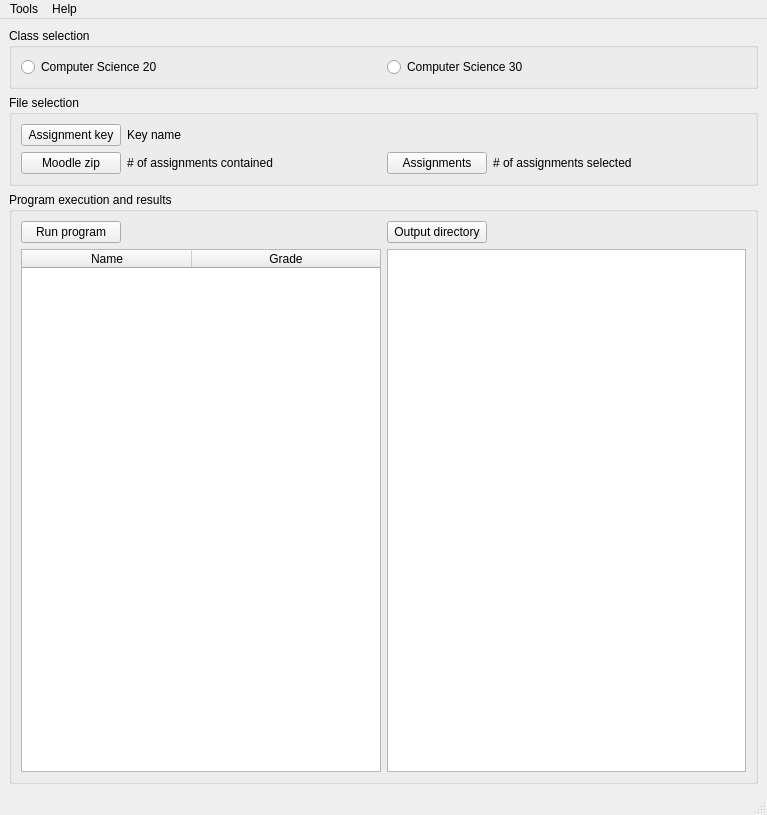
<?xml version="1.0" encoding="UTF-8"?>
<ui version="4.0">
 <class>MainWindow</class>
 <widget class="QMainWindow" name="MainWindow">
  <property name="geometry">
   <rect>
    <x>0</x>
    <y>0</y>
    <width>767</width>
    <height>815</height>
   </rect>
  </property>
  <property name="windowTitle">
   <string>PyAutoMark</string>
  </property>
  <property name="windowIcon">
   <iconset>
    <selectedon>../../../Application/icon.ico</selectedon>
   </iconset>
  </property>
  <widget class="QWidget" name="centralwidget">
   <layout class="QVBoxLayout" name="verticalLayout">
    <item>
     <widget class="QGroupBox" name="groupBox1">
      <property name="title">
       <string>Class selection</string>
      </property>
      <layout class="QHBoxLayout" name="horizontalLayout">
       <item>
        <widget class="QRadioButton" name="radioButton1">
         <property name="statusTip">
          <string>PyAutoMark will save previously accessed directories specific to Computer Science 20.</string>
         </property>
         <property name="text">
          <string>Computer Science 20</string>
         </property>
        </widget>
       </item>
       <item>
        <widget class="QRadioButton" name="radioButton2">
         <property name="statusTip">
          <string>PyAutoMark will save previously accessed directories specific to Computer Science 30.</string>
         </property>
         <property name="text">
          <string>Computer Science 30</string>
         </property>
        </widget>
       </item>
      </layout>
     </widget>
    </item>
    <item>
     <widget class="QGroupBox" name="groupBox2">
      <property name="title">
       <string>File selection</string>
      </property>
      <layout class="QGridLayout" name="gridLayout">
       <item row="1" column="1">
        <widget class="QLabel" name="label2">
         <property name="cursor">
          <cursorShape>IBeamCursor</cursorShape>
         </property>
         <property name="text">
          <string># of assignments contained</string>
         </property>
         <property name="textInteractionFlags">
          <set>Qt::LinksAccessibleByMouse|Qt::TextSelectableByMouse</set>
         </property>
        </widget>
       </item>
       <item row="1" column="2">
        <widget class="QPushButton" name="button3">
         <property name="sizePolicy">
          <sizepolicy hsizetype="Preferred" vsizetype="Fixed">
           <horstretch>0</horstretch>
           <verstretch>0</verstretch>
          </sizepolicy>
         </property>
         <property name="maximumSize">
          <size>
           <width>100</width>
           <height>16777215</height>
          </size>
         </property>
         <property name="statusTip">
          <string>Manually select individual zip file submissions for marking.</string>
         </property>
         <property name="text">
          <string>Assignments</string>
         </property>
        </widget>
       </item>
       <item row="0" column="1">
        <widget class="QLabel" name="label1">
         <property name="cursor">
          <cursorShape>IBeamCursor</cursorShape>
         </property>
         <property name="text">
          <string>Key name</string>
         </property>
         <property name="textInteractionFlags">
          <set>Qt::LinksAccessibleByMouse|Qt::TextSelectableByMouse</set>
         </property>
        </widget>
       </item>
       <item row="1" column="3">
        <widget class="QLabel" name="label3">
         <property name="cursor">
          <cursorShape>IBeamCursor</cursorShape>
         </property>
         <property name="text">
          <string># of assignments selected</string>
         </property>
         <property name="textInteractionFlags">
          <set>Qt::LinksAccessibleByMouse|Qt::TextSelectableByMouse</set>
         </property>
        </widget>
       </item>
       <item row="0" column="0">
        <widget class="QPushButton" name="button1">
         <property name="sizePolicy">
          <sizepolicy hsizetype="Preferred" vsizetype="Fixed">
           <horstretch>0</horstretch>
           <verstretch>0</verstretch>
          </sizepolicy>
         </property>
         <property name="maximumSize">
          <size>
           <width>100</width>
           <height>16777215</height>
          </size>
         </property>
         <property name="statusTip">
          <string>Select the desired assignment key .py file.</string>
         </property>
         <property name="text">
          <string>Assignment key</string>
         </property>
        </widget>
       </item>
       <item row="1" column="0">
        <widget class="QPushButton" name="button2">
         <property name="sizePolicy">
          <sizepolicy hsizetype="Preferred" vsizetype="Fixed">
           <horstretch>0</horstretch>
           <verstretch>0</verstretch>
          </sizepolicy>
         </property>
         <property name="maximumSize">
          <size>
           <width>100</width>
           <height>16777215</height>
          </size>
         </property>
         <property name="statusTip">
          <string>Select the Moodle zip file containing all submissions for marking.</string>
         </property>
         <property name="text">
          <string>Moodle zip</string>
         </property>
        </widget>
       </item>
      </layout>
     </widget>
    </item>
    <item>
     <widget class="QGroupBox" name="groupBox3">
      <property name="title">
       <string>Program execution and results</string>
      </property>
      <layout class="QGridLayout" name="gridLayout_2">
       <item row="1" column="1">
        <widget class="QListWidget" name="list1">
         <property name="sizePolicy">
          <sizepolicy hsizetype="Expanding" vsizetype="Expanding">
           <horstretch>0</horstretch>
           <verstretch>0</verstretch>
          </sizepolicy>
         </property>
         <property name="selectionMode">
          <enum>QAbstractItemView::ExtendedSelection</enum>
         </property>
        </widget>
       </item>
       <item row="0" column="0">
        <widget class="QPushButton" name="button4">
         <property name="sizePolicy">
          <sizepolicy hsizetype="Fixed" vsizetype="Fixed">
           <horstretch>0</horstretch>
           <verstretch>0</verstretch>
          </sizepolicy>
         </property>
         <property name="maximumSize">
          <size>
           <width>100</width>
           <height>16777215</height>
          </size>
         </property>
         <property name="statusTip">
          <string>Initiates the auto-marking process.</string>
         </property>
         <property name="text">
          <string>Run program</string>
         </property>
        </widget>
       </item>
       <item row="0" column="1">
        <widget class="QPushButton" name="button6">
         <property name="maximumSize">
          <size>
           <width>100</width>
           <height>16777215</height>
          </size>
         </property>
         <property name="statusTip">
          <string>Opens the directory that contains the feedback text files.</string>
         </property>
         <property name="text">
          <string>Output directory</string>
         </property>
        </widget>
       </item>
       <item row="1" column="0">
        <widget class="QTableWidget" name="table1">
         <property name="sizePolicy">
          <sizepolicy hsizetype="Expanding" vsizetype="Expanding">
           <horstretch>0</horstretch>
           <verstretch>0</verstretch>
          </sizepolicy>
         </property>
         <property name="minimumSize">
          <size>
           <width>0</width>
           <height>0</height>
          </size>
         </property>
         <property name="lineWidth">
          <number>1</number>
         </property>
         <property name="sizeAdjustPolicy">
          <enum>QAbstractScrollArea::AdjustIgnored</enum>
         </property>
         <property name="editTriggers">
          <set>QAbstractItemView::NoEditTriggers</set>
         </property>
         <property name="dragDropOverwriteMode">
          <bool>false</bool>
         </property>
         <property name="selectionMode">
          <enum>QAbstractItemView::NoSelection</enum>
         </property>
         <property name="sortingEnabled">
          <bool>true</bool>
         </property>
         <attribute name="horizontalHeaderVisible">
          <bool>true</bool>
         </attribute>
         <attribute name="horizontalHeaderCascadingSectionResizes">
          <bool>false</bool>
         </attribute>
         <attribute name="horizontalHeaderDefaultSectionSize">
          <number>170</number>
         </attribute>
         <attribute name="horizontalHeaderStretchLastSection">
          <bool>true</bool>
         </attribute>
         <attribute name="verticalHeaderVisible">
          <bool>true</bool>
         </attribute>
         <attribute name="verticalHeaderCascadingSectionResizes">
          <bool>false</bool>
         </attribute>
         <attribute name="verticalHeaderHighlightSections">
          <bool>true</bool>
         </attribute>
         <attribute name="verticalHeaderShowSortIndicator" stdset="0">
          <bool>false</bool>
         </attribute>
         <attribute name="verticalHeaderStretchLastSection">
          <bool>false</bool>
         </attribute>
         <column>
          <property name="text">
           <string>Name</string>
          </property>
         </column>
         <column>
          <property name="text">
           <string>Grade</string>
          </property>
         </column>
        </widget>
       </item>
      </layout>
     </widget>
    </item>
   </layout>
  </widget>
  <widget class="QMenuBar" name="menubar">
   <property name="geometry">
    <rect>
     <x>0</x>
     <y>0</y>
     <width>767</width>
     <height>21</height>
    </rect>
   </property>
   <widget class="QMenu" name="menuHelp">
    <property name="title">
     <string>Help</string>
    </property>
    <addaction name="actionDocumentation_PDF"/>
   </widget>
   <widget class="QMenu" name="menuTools">
    <property name="title">
     <string>Tools</string>
    </property>
    <addaction name="actionClear"/>
    <addaction name="actionReset"/>
   </widget>
   <addaction name="menuTools"/>
   <addaction name="menuHelp"/>
  </widget>
  <widget class="QStatusBar" name="statusbar"/>
  <action name="actionDocumentation_PDF">
   <property name="text">
    <string>Documentation (PDF)</string>
   </property>
  </action>
  <action name="actionMoodle">
   <property name="text">
    <string>Process Moodle zip</string>
   </property>
   <property name="statusTip">
    <string/>
   </property>
  </action>
  <action name="actionClear">
   <property name="text">
    <string>Clear results</string>
   </property>
  </action>
  <action name="actionReset">
   <property name="text">
    <string>Reset all</string>
   </property>
  </action>
 </widget>
 <resources/>
 <connections/>
</ui>
